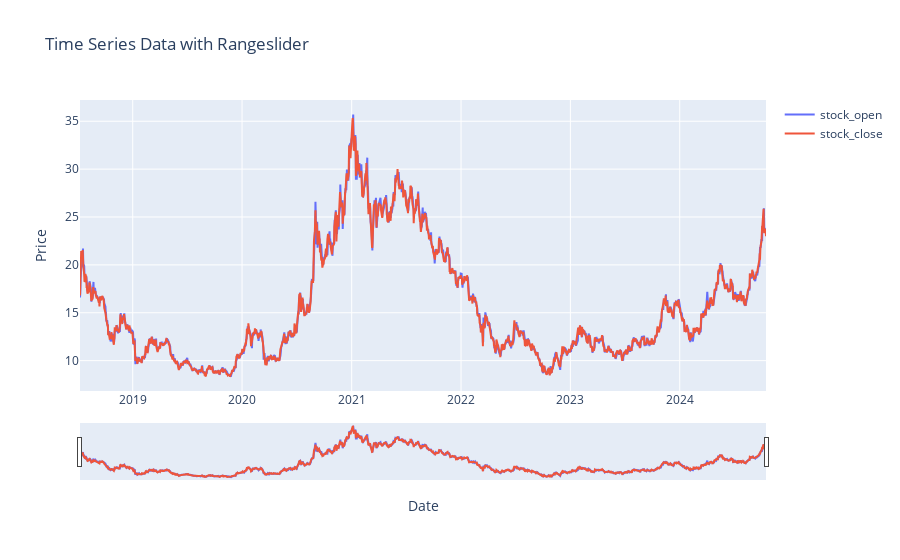

The notebook cell this image was saved under:
### Markdown cell above
#### Plot Data

### Code cell
fig = go.Figure()
fig.add_trace(go.Scatter(x=data.index, y=data['Open'], name="stock_open"))
fig.add_trace(go.Scatter(x=data.index, y=data['Close'], name="stock_close"))
fig.update_layout(
    title='Time Series Data with Rangeslider',
    xaxis_title='Date',
    yaxis_title='Price',
    xaxis_rangeslider_visible=True
)
fig.show()

### Figure 1 — Plotly figure (JSON) as saved in the notebook; plotly's stock layout.template omitted (floating-point values rounded to 4 significant figures; data arrays with more than 128 entries replaced by an {"elided": "..."} marker saying what was removed)
{"data": [{"name": "stock_open", "type": "scatter", "x": {"elided": "1543 str values"}, "y": {"elided": "1543 float values"}}, {"name": "stock_close", "type": "scatter", "x": {"elided": "1543 str values"}, "y": {"elided": "1543 float values"}}], "layout": {"title": {"text": "Time Series Data with Rangeslider"}, "xaxis": {"rangeslider": {"visible": true}, "title": {"text": "Date"}}, "yaxis": {"title": {"text": "Price"}}}}
